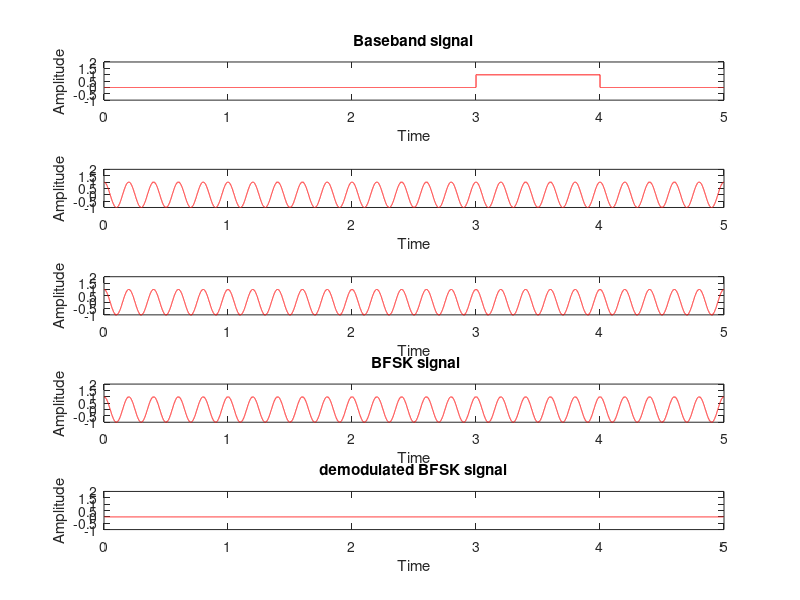

Write MATLAB code to recreate this figure.
clc;
k=input('Enter the length: ');
n=randi([0 1],1,k);

for i=1:length(n)
    if n(i)==1
        d(i)=1;
    else
        d(i)=0;
    end
end
 
i=1;
t=0:.0001:length(n);
for j=1:length(t)
    if t(j)<=i
        y(j)=d(i);
    else
        y(j)=d(i);
        i=i+1;
    end
end
subplot(5,1,1)
plot(t,y,'r')
axis([0 k -1 2])
title('Baseband signal')
xlabel('Time')
ylabel('Amplitude')
f1=input('Enter the minimum frequency: ');
c1=cos(2*pi*f1*t);
subplot(5,1,2)
plot(t,c1,'r')
axis([0 k -1 2])
xlabel('Time')
ylabel('Amplitude')
f2=input('Enter the maximum frequency: ');
c2=cos(2*pi*f2*t);
subplot(5,1,3)
plot(t,c2,'r')
axis([0 k -1 2])
xlabel('Time')
ylabel('Amplitude')
for j=1:length(t)
    if y(j)==0
        z(j)=c1(j);
    else
        z(j)=c2(j);
    end
end
subplot(5,1,4)
plot(t,z,'r')
axis([0 k -1 2])
title(' BFSK signal')

xlabel('Time')
ylabel('Amplitude')
for j=1:length(t)
    if z(j)==c1(j)
        x(j)=0;
    else
        x(j)=1;
    end
end
x1=medfilt1(x);
subplot(5,1,5)
plot(t,x1,'r')
axis([0 k -1 2])
title('demodulated BFSK signal')
xlabel('Time')
ylabel('Amplitude')